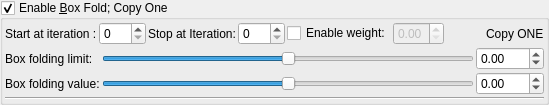
    <widget class="MyGroupBox" name="groupCheck_transform_box_fold1_enabled">
     <property name="title">
      <string>Enable &amp;Box Fold; Copy One</string>
     </property>
     <property name="checkable">
      <bool>true</bool>
     </property>
     <layout class="QVBoxLayout" name="verticalLayout_10" stretch="0,0,0">
      <property name="spacing">
       <number>2</number>
      </property>
      <property name="leftMargin">
       <number>2</number>
      </property>
      <property name="topMargin">
       <number>2</number>
      </property>
      <property name="rightMargin">
       <number>2</number>
      </property>
      <property name="bottomMargin">
       <number>2</number>
      </property>
      <item>
       <layout class="QGridLayout" name="gridLayout_2">
        <property name="spacing">
         <number>2</number>
        </property>
        <item row="0" column="0">
         <widget class="QLabel" name="label_45">
          <property name="text">
           <string>Start at iteration :</string>
          </property>
         </widget>
        </item>
        <item row="0" column="3">
         <widget class="MySpinBox" name="spinboxInt_transform_box_fold1_stop_iterations">
          <property name="sizePolicy">
           <sizepolicy hsizetype="Minimum" vsizetype="Maximum">
            <horstretch>0</horstretch>
            <verstretch>0</verstretch>
           </sizepolicy>
          </property>
          <property name="maximum">
           <number>250</number>
          </property>
         </widget>
        </item>
        <item row="0" column="8">
         <widget class="QLabel" name="label_124">
          <property name="text">
           <string>Copy ONE</string>
          </property>
         </widget>
        </item>
        <item row="0" column="1">
         <widget class="MySpinBox" name="spinboxInt_transform_box_fold1_start_iterations">
          <property name="sizePolicy">
           <sizepolicy hsizetype="Minimum" vsizetype="Maximum">
            <horstretch>0</horstretch>
            <verstretch>0</verstretch>
           </sizepolicy>
          </property>
          <property name="minimum">
           <number>0</number>
          </property>
          <property name="maximum">
           <number>250</number>
          </property>
          <property name="value">
           <number>0</number>
          </property>
         </widget>
        </item>
        <item row="0" column="6">
         <widget class="MyDoubleSpinBox" name="spinbox_transform_box_fold1_weight">
          <property name="enabled">
           <bool>false</bool>
          </property>
          <property name="sizePolicy">
           <sizepolicy hsizetype="Minimum" vsizetype="Maximum">
            <horstretch>0</horstretch>
            <verstretch>0</verstretch>
           </sizepolicy>
          </property>
          <property name="decimals">
           <number>2</number>
          </property>
          <property name="minimum">
           <double>0.000000000000000</double>
          </property>
          <property name="maximum">
           <double>1.000000000000000</double>
          </property>
          <property name="singleStep">
           <double>0.100000000000000</double>
          </property>
         </widget>
        </item>
        <item row="0" column="2">
         <widget class="QLabel" name="label_48">
          <property name="text">
           <string>Stop at Iteration:</string>
          </property>
         </widget>
        </item>
        <item row="0" column="7">
         <spacer name="horizontalSpacer_3">
          <property name="orientation">
           <enum>Qt::Horizontal</enum>
          </property>
          <property name="sizeHint" stdset="0">
           <size>
            <width>40</width>
            <height>20</height>
           </size>
          </property>
         </spacer>
        </item>
        <item row="0" column="4">
         <widget class="QCheckBox" name="checkBox_transform_box_fold1_weight_enabled">
          <property name="text">
           <string>Enable weight:</string>
          </property>
         </widget>
        </item>
       </layout>
      </item>
      <item>
       <layout class="QGridLayout" name="gridLayout_12">
        <property name="spacing">
         <number>2</number>
        </property>
        <item row="0" column="0">
         <widget class="QLabel" name="label_47">
          <property name="text">
           <string>Box folding limit:</string>
          </property>
         </widget>
        </item>
        <item row="1" column="0">
         <widget class="QLabel" name="label_46">
          <property name="text">
           <string>Box folding value:</string>
          </property>
         </widget>
        </item>
        <item row="1" column="1">
         <widget class="QSlider" name="slider_transform_box_fold1_folding_value">
          <property name="sizePolicy">
           <sizepolicy hsizetype="Expanding" vsizetype="Maximum">
            <horstretch>0</horstretch>
            <verstretch>0</verstretch>
           </sizepolicy>
          </property>
          <property name="minimum">
           <number>-10000</number>
          </property>
          <property name="maximum">
           <number>10000</number>
          </property>
          <property name="singleStep">
           <number>1</number>
          </property>
          <property name="orientation">
           <enum>Qt::Horizontal</enum>
          </property>
         </widget>
        </item>
        <item row="0" column="1">
         <widget class="QSlider" name="slider_transform_box_fold1_folding_limit">
          <property name="sizePolicy">
           <sizepolicy hsizetype="Expanding" vsizetype="Maximum">
            <horstretch>0</horstretch>
            <verstretch>0</verstretch>
           </sizepolicy>
          </property>
          <property name="minimum">
           <number>-10000</number>
          </property>
          <property name="maximum">
           <number>10000</number>
          </property>
          <property name="singleStep">
           <number>1</number>
          </property>
          <property name="orientation">
           <enum>Qt::Horizontal</enum>
          </property>
         </widget>
        </item>
        <item row="1" column="2">
         <widget class="MyDoubleSpinBox" name="spinbox_transform_box_fold1_folding_value">
          <property name="sizePolicy">
           <sizepolicy hsizetype="Minimum" vsizetype="Maximum">
            <horstretch>0</horstretch>
            <verstretch>0</verstretch>
           </sizepolicy>
          </property>
          <property name="prefix">
           <string/>
          </property>
          <property name="suffix">
           <string/>
          </property>
          <property name="decimals">
           <number>2</number>
          </property>
          <property name="minimum">
           <double>-100.000000000000000</double>
          </property>
          <property name="maximum">
           <double>100.000000000000000</double>
          </property>
          <property name="singleStep">
           <double>0.100000000000000</double>
          </property>
         </widget>
        </item>
        <item row="0" column="2">
         <widget class="MyDoubleSpinBox" name="spinbox_transform_box_fold1_folding_limit">
          <property name="sizePolicy">
           <sizepolicy hsizetype="Minimum" vsizetype="Maximum">
            <horstretch>0</horstretch>
            <verstretch>0</verstretch>
           </sizepolicy>
          </property>
          <property name="prefix">
           <string/>
          </property>
          <property name="suffix">
           <string/>
          </property>
          <property name="decimals">
           <number>2</number>
          </property>
          <property name="minimum">
           <double>-100.000000000000000</double>
          </property>
          <property name="maximum">
           <double>100.000000000000000</double>
          </property>
          <property name="singleStep">
           <double>0.100000000000000</double>
          </property>
         </widget>
        </item>
       </layout>
      </item>
      <item>
       <widget class="Line" name="line_40">
        <property name="orientation">
         <enum>Qt::Horizontal</enum>
        </property>
       </widget>
      </item>
     </layout>
    </widget>
